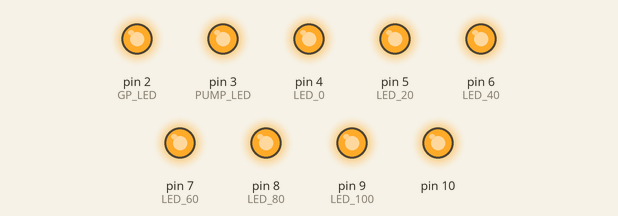
Simulated run of this sketch. Board: Arduino Uno, built with avr-gcc and run on an emulated ATmega328P. On the bench: output pins drawn as LEDs (lit = HIGH).

Above: at 0.1 s.
At 0.71 s:
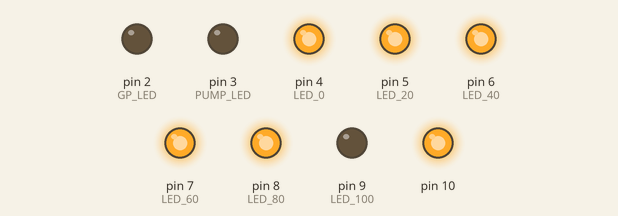
At 1.3 s:
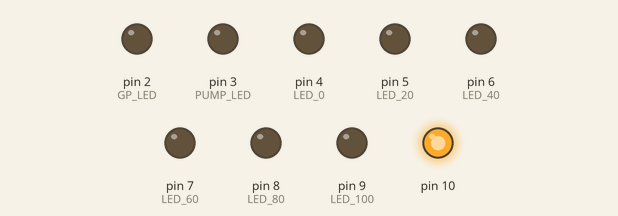
Timing chart, 0 to 2.8 s (numbered marks = the images above):
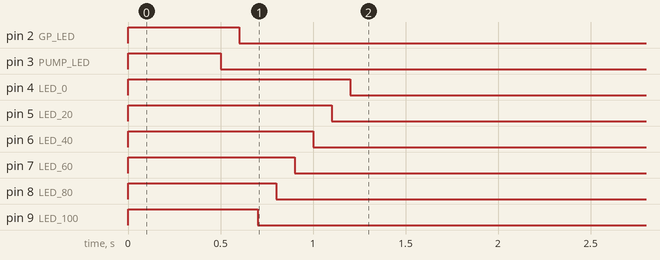

The sketch:

CAN_REGEN_DW12.ino
```cpp
#include <SPI.h>          //Library for using SPI Communication
#include <mcp2515.h>      //Library for using CAN Communication

#define GP_LED 2    //Glow Plug
#define PUMP_LED 3  //Metering Pump
#define LED_0 4     //0% Bargraph
#define LED_20 5    //20% Bargraph
#define LED_40 6    //40% Bargraph
#define LED_60 7    //60% Bargraph
#define LED_80 8    //80% Bargraph
#define LED_100 9   //100% Bargraph

struct can_frame canMsg;
struct can_frame frame;

MCP2515 mcp2515(10); //CS Pin of CAN chip.
byte CANData[8];
boolean toggle1 = 0;
boolean LED_ON = 0;
char mybuffer[40];
int soot_load_OL = 0;
int soot_load_CL = 0;
int soot_load_total = 0;
int loop_counter = 0;
int fp_flash_const = 0;


//--------------------------------------------------------------------------------------
void setup() {
  //while (!Serial);
  //Serial.begin(9600);
  SPI.begin();

  pinMode(PUMP_LED, OUTPUT);
  pinMode(GP_LED, OUTPUT);
  pinMode(LED_0, OUTPUT);
  pinMode(LED_20, OUTPUT);
  pinMode(LED_40, OUTPUT);
  pinMode(LED_60, OUTPUT);
  pinMode(LED_80, OUTPUT);
  pinMode(LED_100, OUTPUT);

  digitalWrite(PUMP_LED, HIGH);
  digitalWrite(GP_LED, HIGH);
  digitalWrite(LED_0, HIGH);
  digitalWrite(LED_20, HIGH);
  digitalWrite(LED_40, HIGH);
  digitalWrite(LED_60, HIGH);
  digitalWrite(LED_80, HIGH);
  digitalWrite(LED_100, HIGH);

  mcp2515.reset();
  mcp2515.setBitrate(CAN_500KBPS, MCP_8MHZ);
  mcp2515.setFilterMask(0, 0, 0x00000700);
  mcp2515.setFilterMask(1, 0, 0x00000700);
  mcp2515.setFilter(0, 0, 0x000007FF);
  mcp2515.setNormalMode();

  delay(500);
  digitalWrite(PUMP_LED, LOW);  delay(100);
  digitalWrite(GP_LED, LOW);  delay(100);
  digitalWrite(LED_100, LOW);  delay(100);
  digitalWrite(LED_80, LOW);  delay(100);
  digitalWrite(LED_60, LOW);  delay(100);
  digitalWrite(LED_40, LOW);  delay(100);
  digitalWrite(LED_20, LOW);  delay(100);
  digitalWrite(LED_0, LOW);  delay(300);

  //set timer1
  cli();
  TCCR1A = 0;
  TCCR1B = 0;
  TCNT1  = 0;
  OCR1A = 50;
  TCCR1B |= (1 << WGM12);
  TCCR1B |= (1 << CS11); // | (1 << CS10); div by 8
  TIMSK1 |= (1 << OCIE1A);
  sei();

  loop_counter = 0;
  fp_flash_const = 0;
  LED_ON = false;
  digitalWrite(PUMP_LED, LOW);

}

void loop()
{
  read_DID(0x057B);
  if ((frame.data[0] == 0x05) & (frame.data[1] == 0x62) & (frame.data[2] == 0x05))
  {
    soot_load_OL = (frame.data[4] * 256) + frame.data[5];
    soot_load_OL = soot_load_OL / 20;
    //sprintf (mybuffer, "OL Soot loading is %d%%", soot_load_OL);
    //Serial.println(mybuffer);
    soot_load_total = (soot_load_OL + soot_load_CL ) / 2;
  }
  else
  {
    soot_load_total = 0;
    //Serial.println("Unable to read OL soot loading DID");
    reset_can_driver();
  }

  read_DID(0x0579);
  if ((frame.data[0] == 0x05) & (frame.data[1] == 0x62) & (frame.data[2] == 0x05))
  {
    soot_load_CL = (frame.data[4] * 256) + frame.data[5];
    soot_load_CL = soot_load_CL / 20;
    //sprintf (mybuffer, "CL Soot loading is %d%%", soot_load_CL);
    //Serial.println(mybuffer);
    soot_load_total = (soot_load_OL + soot_load_CL ) / 2;
  }
  else
  {
    soot_load_total = 0;
    //Serial.println("Unable to read CL soot loading DID");
    reset_can_driver();
  }


  show_led(soot_load_total);

  read_DID(0x03B8);
  if ((frame.data[0] == 0x07) & (frame.data[1] == 0x62) & (frame.data[2] == 0x03) & (frame.data[3] == 0xB8))
  {
    if ((frame.data[4] & 0x04) == 0x04)
    {
      digitalWrite(GP_LED, HIGH);
      //Serial.println("Vapouriser Glow Plug On");
    }
    else
    {
      digitalWrite(GP_LED, LOW);
      //Serial.println("Vapouriser Glow Plug Off");
    }
  }
  else
  { digitalWrite(GP_LED, LOW);
    //Serial.println("Unable to read glow plug status DID");
    reset_can_driver();
  }

  read_DID(0x041E);
  if ((frame.data[0] == 0x05) & (frame.data[1] == 0x62) & (frame.data[2] == 0x04) & (frame.data[3] == 0x1E))
  {
    set_pump_LED_speed(frame.data[5] );
    //sprintf (mybuffer, "Fuel pump frequency is %dhz", frame.data[5]);
    //Serial.println(mybuffer);
  }
  else
  { digitalWrite(PUMP_LED, LOW);
    set_pump_LED_speed(0);
    //Serial.println("Unable to read fuel pump DID");
    reset_can_driver();
  }

  delay(500);
}


//--------------------------------------------------------------------------------------
void reset_can_driver(void)
{
  mcp2515.reset();
  mcp2515.setBitrate(CAN_500KBPS, MCP_8MHZ);
  mcp2515.setFilterMask(0, 0, 0x00000700);
  mcp2515.setFilterMask(1, 0, 0x00000700);
  mcp2515.setFilter(0, 0, 0x000007FF);
  mcp2515.setNormalMode();
}
//--------------------------------------------------------------------------------------
void read_DID(short DID_Number)
{
  char mybuffer[40];

  canMsg.can_id  = 0x7E0;
  canMsg.can_dlc = 8;
  canMsg.data[0] = 0x03;
  canMsg.data[1] = 0x22;
  canMsg.data[2] = (DID_Number & 0xFF00) / 255;
  canMsg.data[3] = DID_Number & 0x00FF;
  canMsg.data[4] = 0;
  canMsg.data[5] = 0;
  canMsg.data[6] = 0;
  canMsg.data[7] = 0;
  mcp2515.sendMessage(&canMsg);     //Sends the CAN message

  delay(100);

  if (mcp2515.readMessage(&frame) == MCP2515::ERROR_OK) {
    // frame contains received message
    //sprintf (mybuffer, "%02X %02X %02X %02X %02X %02X %02X %02X", frame.data[0], frame.data[1],  frame.data[2],  frame.data[3],  frame.data[4],  frame.data[5], frame.data[6], frame.data[7]);
    //Serial.println(mybuffer);
  }

}
//--------------------------------------------------------------------------------------
ISR(TIMER1_COMPA_vect)
{ //timer1 interrupt to flash pump LED

  if (loop_counter < 1)
  {
    loop_counter = fp_flash_const;
    if (toggle1) {
      if (LED_ON == true)
      { digitalWrite(PUMP_LED, HIGH);
      }
      else
      {
        digitalWrite(PUMP_LED, LOW);
      }
      toggle1 = 0;
    }
    else {
      digitalWrite(PUMP_LED, LOW);
      toggle1 = 1;
    }
  }
  else
  {
    loop_counter--;
  }
}

//--------------------------------------------------------------------------------------
void set_pump_LED_speed(int pump_speed)
{
  if (pump_speed > 0)
  {
    LED_ON = true;
    fp_flash_const = 20000 / pump_speed;
  }
  else
  {
    LED_ON = false;
  }
  return;
}
//--------------------------------------------------------------------------------------
void show_led(int soot_load)
{
  int base_offset = 0; // 0 to 100%
  //int base_offset=20; // 20 to 120%

  if (soot_load > base_offset + 99)
  { digitalWrite(LED_100, HIGH);
  }
  else
  { digitalWrite(LED_100, LOW);
  }

  if (soot_load > base_offset + 79)
  { digitalWrite(LED_80, HIGH);
  }
  else
  { digitalWrite(LED_80, LOW);
  }

  if (soot_load > base_offset + 59)
  { digitalWrite(LED_60, HIGH);
  }
  else
  { digitalWrite(LED_60, LOW);
  }

  if (soot_load > base_offset + 39)
  { digitalWrite(LED_40, HIGH);
  }
  else
  { digitalWrite(LED_40, LOW);
  }

  if (soot_load > base_offset + 19)
  { digitalWrite(LED_20, HIGH);
  }
  else
  { digitalWrite(LED_20, LOW);
  }

  if (soot_load > base_offset)
  { digitalWrite(LED_0, HIGH);
  }
  else
  { digitalWrite(LED_0, LOW);
  }

  return;
}
//--------------------------------------------------------------------------------------
```
